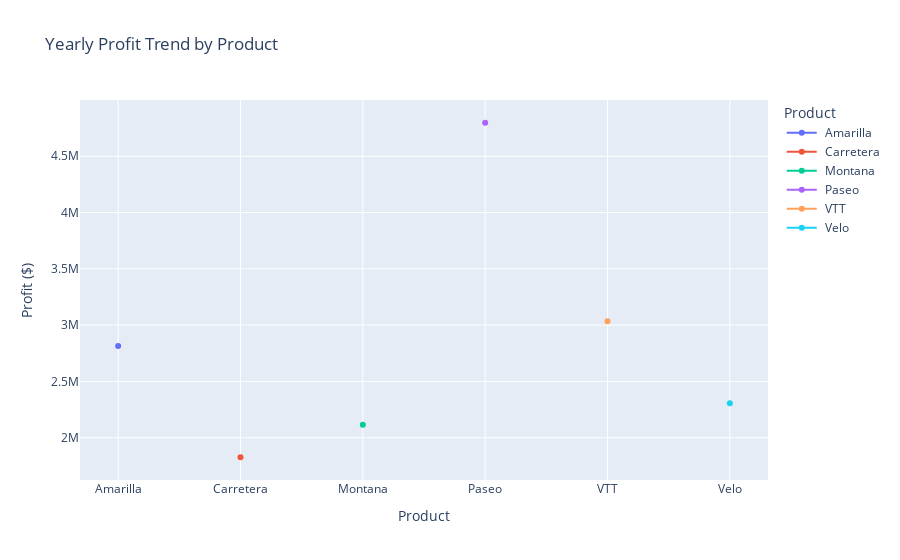

The notebook cell saved with this chart:
### Code cell
# Group by Year and Product, summing Profit
df_profit_trend = df.groupby(['Product'])['Profit'].sum().reset_index()

# Create the figure
fig = go.Figure()

# Add a line for each product
for product in df_profit_trend['Product'].unique():
    product_data = df_profit_trend[df_profit_trend['Product'] == product]
    fig.add_trace(go.Scatter(
        x=product_data['Product'],
        y=product_data['Profit'],
        mode='lines+markers',
        name=product
    ))

# Update layout
fig.update_layout(
    title='Yearly Profit Trend by Product',
    xaxis_title='Product',
    yaxis_title='Profit ($)',
    hovermode='x unified',
    legend_title='Product'
)

fig.show()

### Figure 1 — Plotly figure (JSON) as saved in the notebook; plotly's stock layout.template omitted (floating-point values rounded to 4 significant figures)
{"data": [{"mode": "lines+markers", "name": " Amarilla ", "type": "scatter", "x": [" Amarilla "], "y": [2814000.0]}, {"mode": "lines+markers", "name": " Carretera ", "type": "scatter", "x": [" Carretera "], "y": [1827000.0]}, {"mode": "lines+markers", "name": " Montana ", "type": "scatter", "x": [" Montana "], "y": [2115000.0]}, {"mode": "lines+markers", "name": " Paseo ", "type": "scatter", "x": [" Paseo "], "y": [4797000.0]}, {"mode": "lines+markers", "name": " VTT ", "type": "scatter", "x": [" VTT "], "y": [3035000.0]}, {"mode": "lines+markers", "name": " Velo ", "type": "scatter", "x": [" Velo "], "y": [2306000.0]}], "layout": {"hovermode": "x unified", "legend": {"title": {"text": "Product"}}, "title": {"text": "Yearly Profit Trend by Product"}, "xaxis": {"title": {"text": "Product"}}, "yaxis": {"title": {"text": "Profit ($)"}}}}
